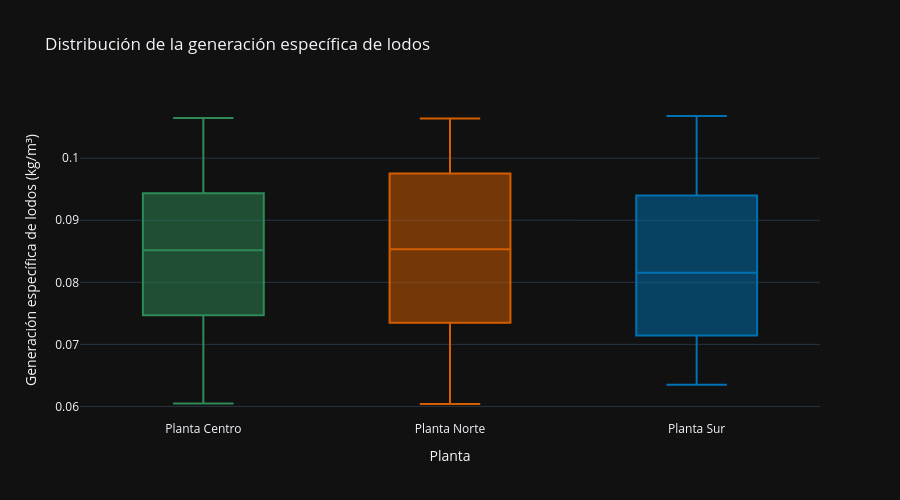

This figure's notebook cell:
### Markdown cell above
### 4.4 Relación de la DBO de salida con la entrada y el caudal

La concentración de DBO de entrada presentó una asociación positiva con la DBO de salida en las tres plantas. Los coeficientes de Pearson variaron entre 0,734 y 0,817, mientras que los coeficientes de Spearman se situaron entre 0,719 y 0,820. Los valores p fueron inferiores a 0,001 en todos los casos, por lo que la asociación observada es estadísticamente significativa en esta muestra. Este resultado indica que concentraciones mayores de DBO de entrada tienden a coincidir con concentraciones mayores de salida, pero no demuestra causalidad.

La relación entre el caudal de entrada y la DBO de salida no presentó un patrón consistente. En Planta Centro la asociación fue prácticamente nula; en Planta Norte fue positiva débil y no significativa; y en Planta Sur fue positiva débil, con valores p inferiores a 0,05. Por tanto, la evidencia respalda una relación entre las concentraciones de DBO de entrada y salida, pero no permite sostener una asociación general entre el caudal y la DBO de salida para las tres plantas. Los valores p deben interpretarse con cautela, porque no puede garantizarse la independencia entre observaciones registradas para una misma planta y fecha.

### Code cell
fig_lodos_especificos = px.box(
    df,
    x="planta",
    y="lodos_especificos_kg_m3",
    color="planta",
    category_orders={
        "planta": ORDEN_PLANTAS
    },
    color_discrete_map=COLORES_PLANTAS,
    points="outliers",
    title="Distribución de la generación específica de lodos",
    labels={
        "planta": "Planta",
        "lodos_especificos_kg_m3":
            "Generación específica de lodos (kg/m³)"
    },
    hover_data={
        "fecha_registro": True,
        "caudal_entrada_m3_d": ":.0f",
        "lodos_generados_kg_d": ":.1f"
    },
    template="plotly_dark"
)

fig_lodos_especificos.update_layout(
    height=500,
    showlegend=False
)

fig_lodos_especificos.show()

### Figure 1 — Plotly figure (JSON) as saved in the notebook; plotly's stock layout.template omitted (floating-point values rounded to 4 significant figures; data arrays with more than 128 entries replaced by an {"elided": "..."} marker saying what was removed)
{"data": [{"alignmentgroup": "True", "boxpoints": "outliers", "customdata": {"elided": "75x3 mixed values"}, "hovertemplate": "Planta=%{x}<br>Generación específica de lodos (kg/m³)=%{y}<br>fecha_registro=%{customdata[0]}<br>caudal_entrada_m3_d=%{customdata[1]:.0f}<br>lodos_generados_kg_d=%{customdata[2]:.1f}<extra></extra>", "legendgroup": "Planta Centro", "marker": {"color": "#2E8B57"}, "name": "Planta Centro", "notched": false, "offsetgroup": "Planta Centro", "orientation": "v", "showlegend": true, "type": "box", "x": ["Planta Centro", "Planta Centro", "Planta Centro", "Planta Centro", "Planta Centro", "Planta Centro", "Planta Centro", "Planta Centro", "Planta Centro", "Planta Centro", "Planta Centro", "Planta Centro", "Planta Centro", "Planta Centro", "Planta Centro", "Planta Centro", "Planta Centro", "Planta Centro", "Planta Centro", "Planta Centro", "Planta Centro", "Planta Centro", "Planta Centro", "Planta Centro", "Planta Centro", "Planta Centro", "Planta Centro", "Planta Centro", "Planta Centro", "Planta Centro", "Planta Centro", "Planta Centro", "Planta Centro", "Planta Centro", "Planta Centro", "Planta Centro", "Planta Centro", "Planta Centro", "Planta Centro", "Planta Centro", "Planta Centro", "Planta Centro", "Planta Centro", "Planta Centro", "Planta Centro", "Planta Centro", "Planta Centro", "Planta Centro", "Planta Centro", "Planta Centro", "Planta Centro", "Planta Centro", "Planta Centro", "Planta Centro", "Planta Centro", "Planta Centro", "Planta Centro", "Planta Centro", "Planta Centro", "Planta Centro", "Planta Centro", "Planta Centro", "Planta Centro", "Planta Centro", "Planta Centro", "Planta Centro", "Planta Centro", "Planta Centro", "Planta Centro", "Planta Centro", "Planta Centro", "Planta Centro", "Planta Centro", "Planta Centro", "Planta Centro"], "x0": " ", "xaxis": "x", "y": [0.08187, 0.09613, 0.09339, 0.1028, 0.09982, 0.06049, 0.0997, 0.08742, 0.09175, 0.08438, 0.07387, 0.08663, 0.1039, 0.09275, 0.08416, 0.07721, 0.08091, 0.07573, 0.09517, 0.09988, 0.1012, 0.09333, 0.06839, 0.1047, 0.101, 0.08525, 0.07461, 0.08754, 0.102, 0.08784, 0.09441, 0.087, 0.08916, 0.08973, 0.07373, 0.08242, 0.1065, 0.06482, 0.06923, 0.06627, 0.06341, 0.1017, 0.08603, 0.08469, 0.07908, 0.08338, 0.07905, 0.0734, 0.1048, 0.08176, 0.06876, 0.09051, 0.09862, 0.1003, 0.08315, 0.09202, 0.0847, 0.07023, 0.07085, 0.07807, 0.09652, 0.09421, 0.06242, 0.08661, 0.07797, 0.08586, 0.06292, 0.08518, 0.06224, 0.06247, 0.0767, 0.06081, 0.1016, 0.07499, 0.07355], "y0": " ", "yaxis": "y"}, {"alignmentgroup": "True", "boxpoints": "outliers", "customdata": {"elided": "71x3 mixed values"}, "hovertemplate": "Planta=%{x}<br>Generación específica de lodos (kg/m³)=%{y}<br>fecha_registro=%{customdata[0]}<br>caudal_entrada_m3_d=%{customdata[1]:.0f}<br>lodos_generados_kg_d=%{customdata[2]:.1f}<extra></extra>", "legendgroup": "Planta Norte", "marker": {"color": "#D55E00"}, "name": "Planta Norte", "notched": false, "offsetgroup": "Planta Norte", "orientation": "v", "showlegend": true, "type": "box", "x": ["Planta Norte", "Planta Norte", "Planta Norte", "Planta Norte", "Planta Norte", "Planta Norte", "Planta Norte", "Planta Norte", "Planta Norte", "Planta Norte", "Planta Norte", "Planta Norte", "Planta Norte", "Planta Norte", "Planta Norte", "Planta Norte", "Planta Norte", "Planta Norte", "Planta Norte", "Planta Norte", "Planta Norte", "Planta Norte", "Planta Norte", "Planta Norte", "Planta Norte", "Planta Norte", "Planta Norte", "Planta Norte", "Planta Norte", "Planta Norte", "Planta Norte", "Planta Norte", "Planta Norte", "Planta Norte", "Planta Norte", "Planta Norte", "Planta Norte", "Planta Norte", "Planta Norte", "Planta Norte", "Planta Norte", "Planta Norte", "Planta Norte", "Planta Norte", "Planta Norte", "Planta Norte", "Planta Norte", "Planta Norte", "Planta Norte", "Planta Norte", "Planta Norte", "Planta Norte", "Planta Norte", "Planta Norte", "Planta Norte", "Planta Norte", "Planta Norte", "Planta Norte", "Planta Norte", "Planta Norte", "Planta Norte", "Planta Norte", "Planta Norte", "Planta Norte", "Planta Norte", "Planta Norte", "Planta Norte", "Planta Norte", "Planta Norte", "Planta Norte", "Planta Norte"], "x0": " ", "xaxis": "x", "y": [0.07673, 0.09779, 0.08939, 0.08171, 0.07167, 0.0925, 0.07839, 0.09941, 0.1033, 0.08785, 0.07898, 0.09179, 0.09579, 0.06716, 0.08308, 0.06039, 0.09827, 0.06379, 0.1008, 0.0941, 0.09794, 0.1053, 0.0843, 0.08868, 0.1003, 0.07776, 0.07354, 0.08209, 0.1029, 0.08534, 0.0962, 0.1032, 0.106, 0.1056, 0.06209, 0.09099, 0.06834, 0.08946, 0.0735, 0.06815, 0.1064, 0.07313, 0.1029, 0.09829, 0.08305, 0.09671, 0.09584, 0.07129, 0.09678, 0.09175, 0.07214, 0.06379, 0.06879, 0.0755, 0.07998, 0.07485, 0.06314, 0.07573, 0.09842, 0.08914, 0.08772, 0.06501, 0.1052, 0.07954, 0.08982, 0.0758, 0.06056, 0.07294, 0.07192, 0.0735, 0.102], "y0": " ", "yaxis": "y"}, {"alignmentgroup": "True", "boxpoints": "outliers", "customdata": {"elided": "54x3 mixed values"}, "hovertemplate": "Planta=%{x}<br>Generación específica de lodos (kg/m³)=%{y}<br>fecha_registro=%{customdata[0]}<br>caudal_entrada_m3_d=%{customdata[1]:.0f}<br>lodos_generados_kg_d=%{customdata[2]:.1f}<extra></extra>", "legendgroup": "Planta Sur", "marker": {"color": "#0072B2"}, "name": "Planta Sur", "notched": false, "offsetgroup": "Planta Sur", "orientation": "v", "showlegend": true, "type": "box", "x": ["Planta Sur", "Planta Sur", "Planta Sur", "Planta Sur", "Planta Sur", "Planta Sur", "Planta Sur", "Planta Sur", "Planta Sur", "Planta Sur", "Planta Sur", "Planta Sur", "Planta Sur", "Planta Sur", "Planta Sur", "Planta Sur", "Planta Sur", "Planta Sur", "Planta Sur", "Planta Sur", "Planta Sur", "Planta Sur", "Planta Sur", "Planta Sur", "Planta Sur", "Planta Sur", "Planta Sur", "Planta Sur", "Planta Sur", "Planta Sur", "Planta Sur", "Planta Sur", "Planta Sur", "Planta Sur", "Planta Sur", "Planta Sur", "Planta Sur", "Planta Sur", "Planta Sur", "Planta Sur", "Planta Sur", "Planta Sur", "Planta Sur", "Planta Sur", "Planta Sur", "Planta Sur", "Planta Sur", "Planta Sur", "Planta Sur", "Planta Sur", "Planta Sur", "Planta Sur", "Planta Sur", "Planta Sur"], "x0": " ", "xaxis": "x", "y": [0.0671, 0.1052, 0.08556, 0.06795, 0.07662, 0.06454, 0.07202, 0.09415, 0.07769, 0.09275, 0.07405, 0.08846, 0.08553, 0.07709, 0.07566, 0.08436, 0.07818, 0.07108, 0.1056, 0.08309, 0.0829, 0.07073, 0.06721, 0.08959, 0.06444, 0.1045, 0.1041, 0.09447, 0.1039, 0.08021, 0.1006, 0.1055, 0.0715, 0.07144, 0.09202, 0.1026, 0.06513, 0.08401, 0.1037, 0.06351, 0.09398, 0.07646, 0.06925, 0.0842, 0.07668, 0.0668, 0.06614, 0.09175, 0.08334, 0.1035, 0.07613, 0.07728, 0.06883, 0.1068], "y0": " ", "yaxis": "y"}], "layout": {"boxmode": "overlay", "height": 500, "legend": {"title": {"text": "Planta"}, "tracegroupgap": 0}, "showlegend": false, "title": {"text": "Distribución de la generación específica de lodos"}, "xaxis": {"anchor": "y", "categoryarray": ["Planta Centro", "Planta Norte", "Planta Sur"], "categoryorder": "array", "domain": [0, 1], "title": {"text": "Planta"}}, "yaxis": {"anchor": "x", "domain": [0, 1], "title": {"text": "Generación específica de lodos (kg/m³)"}}}}
